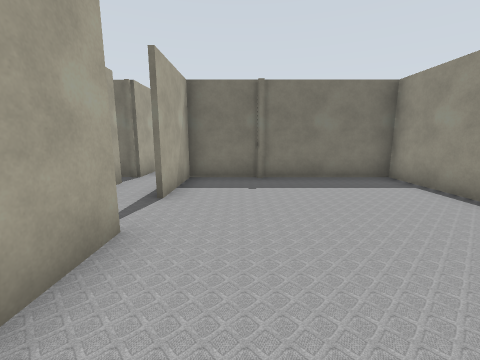
View 1 (above)

24 first-person views from a walk through a robot-simulator world made for Gazebo. The camera is 1.2 m above the floor, tilts 10° down and sees 90° across. Floor lines are 1 m apart. The floor is counted in squares, 1 m on a side. Each view is taken from the middle of a square. On the plan, view 1 faces up. The plan holds only what a view shows up to about 11 squares ahead; the rest is blank. The place goes on beyond the plan.

View 2
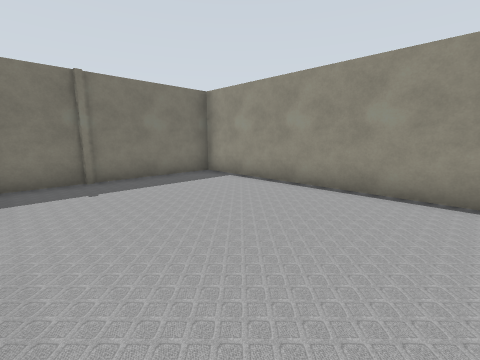

View 3
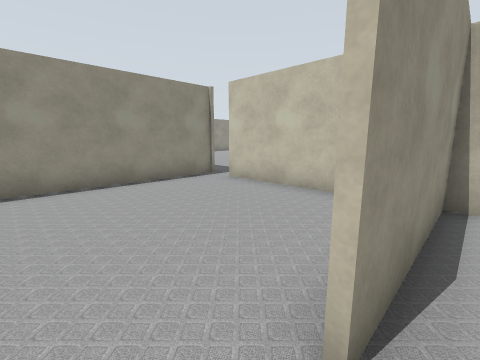

View 4
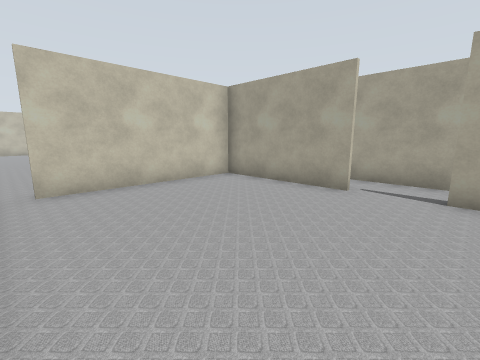

View 5
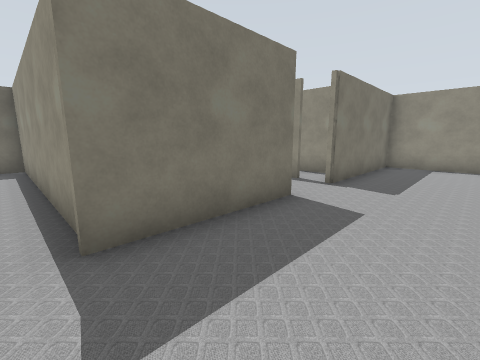

View 6
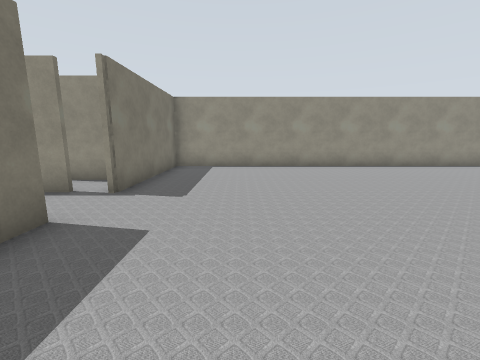

View 7
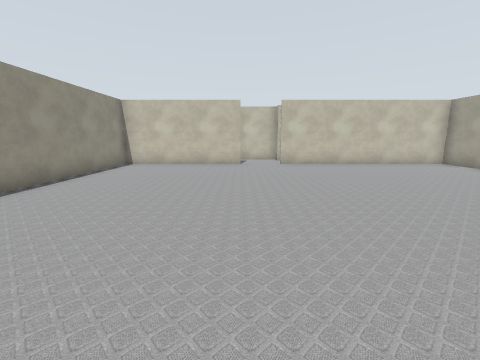

View 8
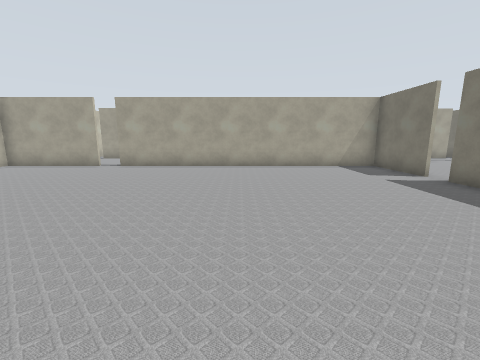

View 9
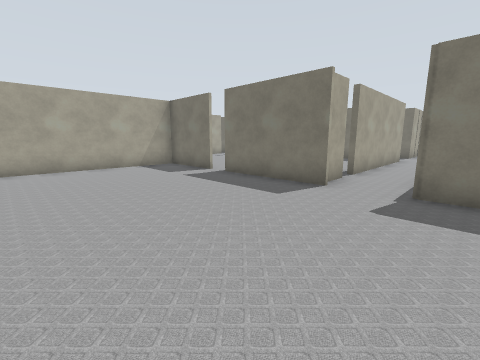

View 10
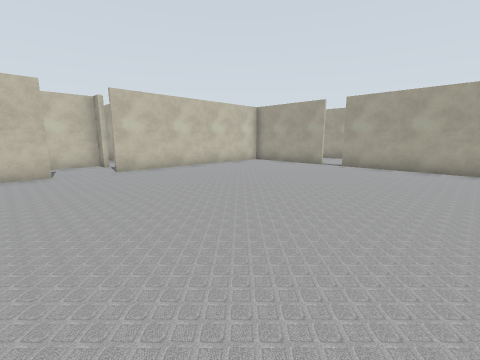

View 11
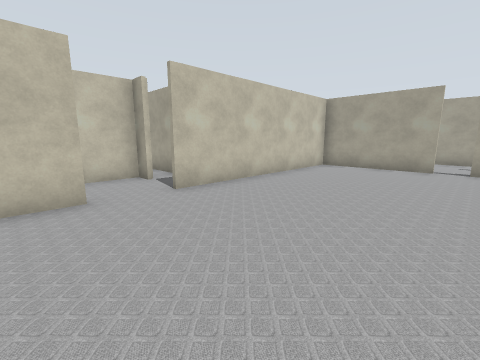

View 12
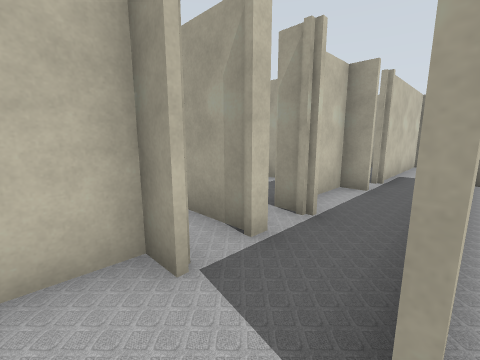

View 13
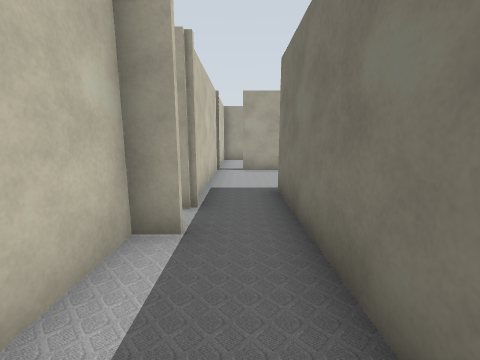

View 14
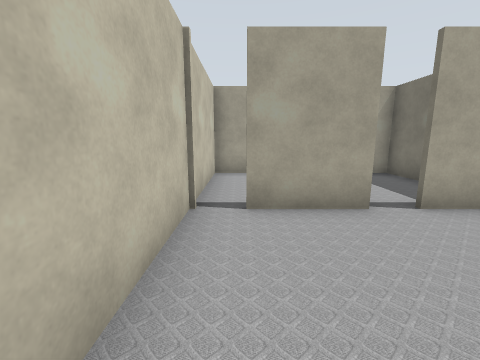

View 15
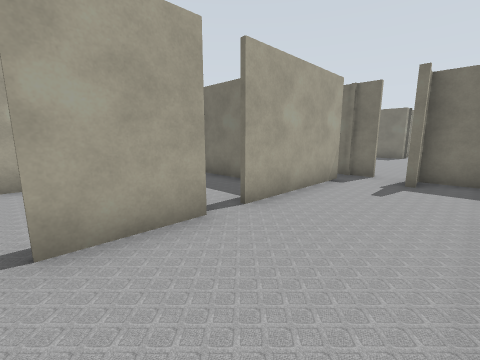

View 16
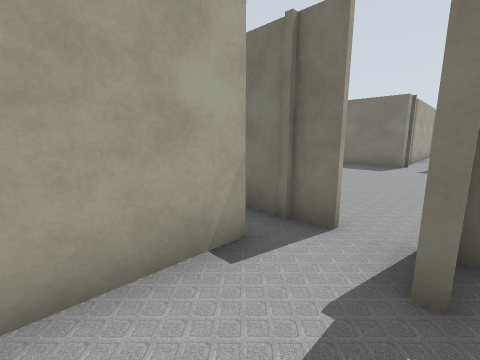

View 17
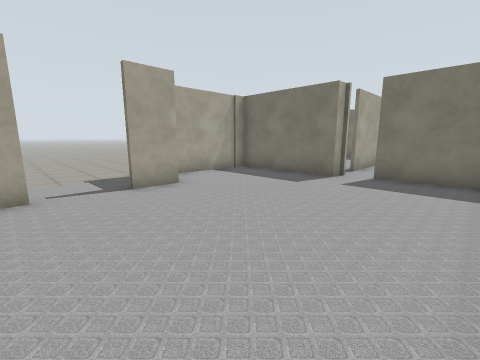

View 18
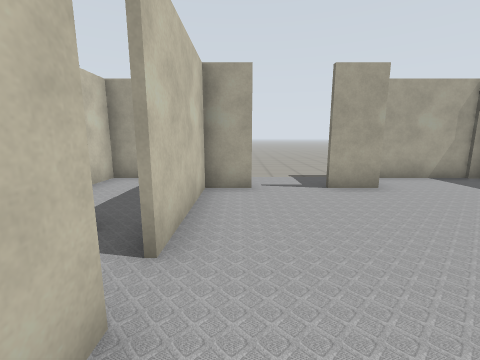

View 19
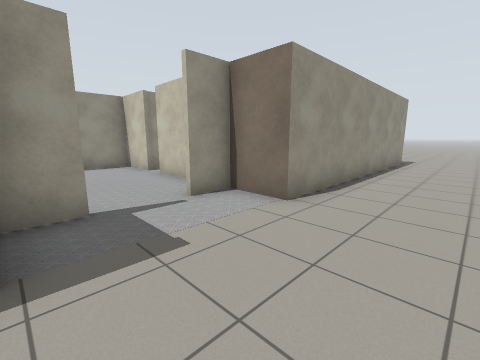

View 20
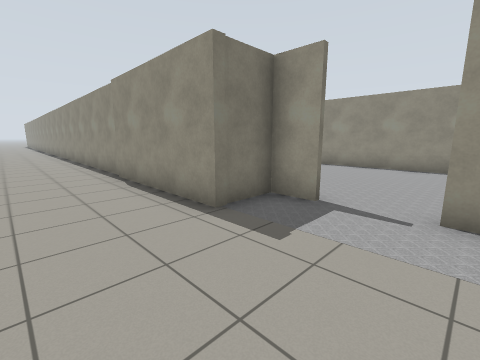

View 21
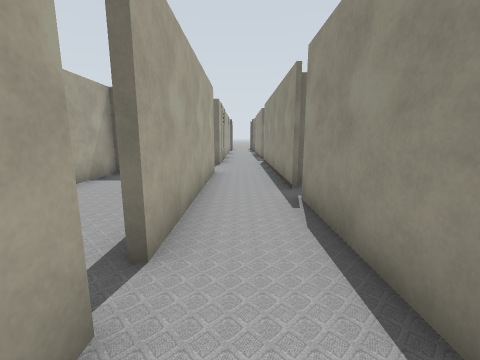

View 22
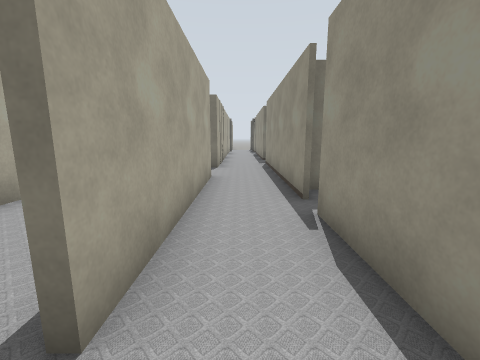

View 23
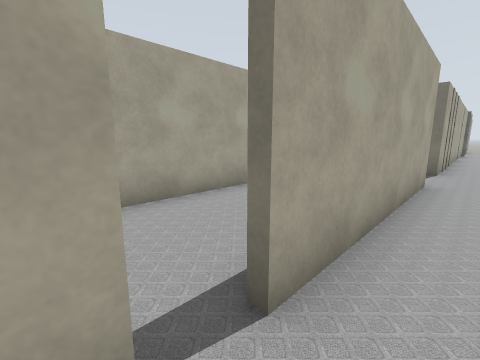

View 24
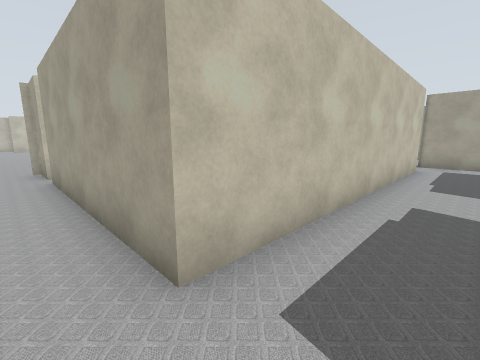

### Floor plan
Points are (right, up) in squares from view 1. A wall is a line through its corners. A room is listed if a view was taken in it or the views show most of it. See-through windows are left out.
Room 1 (views 1, 2, 3, 4)
walls: (-1.5, 3) (-1.5, -1.1); (-3.2, 4.6) (-3.2, -0.1); (-2.1, -1.1) (3.6, -1.1); (4.6, -1.2) (4.6, 7.4); (4.9, 7.3) (-1.5, 7.3) (-1.5, 4.6)
ways out: opening at (4, -1) to room 2
Room 2 (views 5, 6, 7, 8, 9, 10, 11, 21, 22, 23)
walls: (8.4, -1.2) (4.6, -1.2); (9.9, -17) (15.2, -17) (15.2, -1.2) (10.1, -1.2); (0.7, -13) (0.7, -17) (8.2, -17); (3.6, -1.2) (0.7, -1.2) (0.7, -12.2); (10.2, -0.2) (10.2, 3.8); (8.1, 0.4) (8.1, -1.1); (8.1, 3.5) (8.1, 1.1)
ways out: opening at (4, -1) to room 1; opening at (9, -17) to room 3; gap at (1, -12.5) to room 3; gap at (8, 0.5) to room 7; opening at (9, 3)
Room 3 (views 12, 13, 14, 15, 16)
walls: (-2.9, -15.8) (-2.9, -18); (-3, -18.9) (2.1, -18.9); (3.1, -19.4) (4.9, -19.4); (5.4, -17.1) (0.5, -17.1); (-2.9, -10.9) (-2.9, -15); (0.1, -10) (-1, -10) (-1, -11); (6.5, -18.9) (6.8, -18.9); (8.1, -19.4) (9.8, -19.4)
ways out: opening at (9, -17) to room 2; gap at (1, -12.5) to room 2; opening at (-2, -10) to room 4; gap at (-3, -11) to room 8; opening at (10, -18); gap at (-3, -18); gap at (-3, -15)
Room 4 (views 17, 18)
walls: (-5.7, -5.6) (-5.7, -6.9); (-5.7, -8.6) (-5.7, -9.9); (-5.6, -9.8) (-2.2, -9.8); (-1.2, -10.4) (-1.2, -9.8) (0.6, -9.8) (0.6, -3.8); (-3.2, -1.1) (-3.2, -1.7) (-7.2, -1.7) (-7.2, -4.9); (0.1, -1.2) (-2.2, -1.2)
ways out: opening at (-2, -10) to room 3; opening at (-6, -7.5) to room 5
Room 5 (views 19, 20)
walls: (-7.5, -0.9) (-7.5, 4.2); (-5.8, -7) (-5.8, -5.8) (-7.5, -5.8) (-7.5, -1.1); (-5.8, -9.9) (-5.8, -8.6); (-7.5, -19.1) (-7.5, -9.8) (-5.6, -9.8)
ways out: opening at (-6, -7.5) to room 4
Room 6 (view 24)
walls: (8.1, 11.6) (8.1, 9.6); (-1.8, 7.4) (8.1, 7.4); (10.2, 7.5) (10.2, 11.2); (-2.9, 9.1) (-2.9, 7.3)
ways out: opening at (9, 8); opening at (9, 10.5)
Room 7 (no view inside)
walls: (4.7, 7.4) (4.7, 1.4)
ways out: gap at (8, 0.5) to room 2
Room 8 (no view inside)
walls: (-7.2, -12) (-7.2, -13.5); (-7.2, -12.8) (-6, -12.8); (-2.1, -10) (-3.9, -10)
ways out: gap at (-3, -11) to room 3

Positions as (right, up) in squares from view 1, and headings:
1: (0, 0), facing up
2: (-1, 0), facing up-right
3: (-2, 4), facing down-right
4: (4, 5), facing down-left
5: (4, -4), facing up-right
6: (5, -4), facing right
7: (10, -6), facing down
8: (11, -7), facing left
9: (11, -7), facing up-left
10: (11, -8), facing down-left
11: (11, -12), facing down-left
12: (9, -17), facing down-left
13: (6, -18), facing left
14: (1, -18), facing left
15: (0, -18), facing up-left
16: (-1, -13), facing up-left
17: (0, -9), facing up-left
18: (0, -9), facing left
19: (-10, -6), facing down-right
20: (-10, -9), facing up-right
21: (9, -1), facing up
22: (9, 0), facing up
23: (9, 0), facing up-left
24: (9, 9), facing down-left
